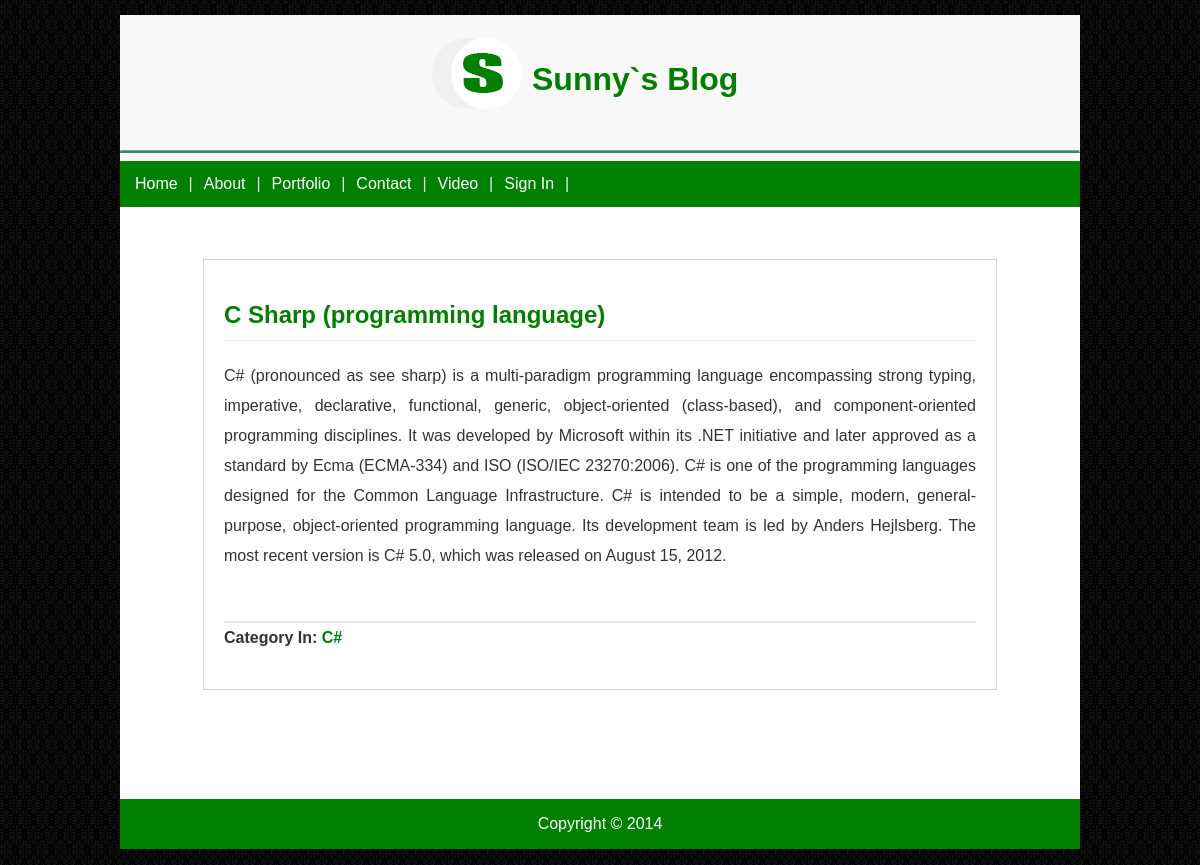
The app's page /single_page.php?id=28 with its own data.
### tables this page shows
CREATE TABLE IF NOT EXISTS `posts` (
  `post_id` int(11) NOT NULL AUTO_INCREMENT,
  `post_title` varchar(255) NOT NULL,
  `post_content` text NOT NULL,
  `post_category` varchar(20) NOT NULL,
  PRIMARY KEY (`post_id`)
);

### Admin/xsscheck.php (called while the page is built)
<?php
	$htmlNormalTags = array ("<script>","</script>","<a","</a>");
	$htmlreplaceTags = array (htmlspecialchars("<script>"),htmlspecialchars("</script>"),"<a style=\"color: green;\"","</a>");
?>

### single_page.php (the view, shortened to what this page needs)
<?php
	include('header.php');
	include('Admin/dbconfig.php');
	include('Admin/xsscheck.php');
?>
<?php
	$id = $_GET['id'];
	$query = "SELECT * FROM posts WHERE post_id = '{$id}'";
	$result = mysqli_query($connection, $query);
?>
			<table style="width: 800px;margin: 0 auto; text-align: justify">
				<?php
					foreach ($result as $row){
				?>
				<tr>
					<td style="padding-top: 50px;">
					<div style="border: 1px solid #d2d2d2;padding: 20px;">
							<h2 style="border-bottom: 1px solid #E8E8E8;padding-bottom:10px"><font color="Green"><?php echo str_replace($htmlNormalTags,$htmlreplaceTags,$row['post_title'])?></font></h2>
							<p><?php echo str_replace($htmlNormalTags,$htmlreplaceTags,$row['post_content']);?></p>
						<p style="border-top: 2px solid #E8E8E8;margin-top:50px"><b>Category In:</b> <a href="category.php?cat=<?php echo urlencode($row['post_category']);?>" style="color: green; font-weight: bold;text-decoration: none;"><?php echo $row['post_category'];?></a></p>
					</div>
					</td>
				</tr>
				<?php
					}
				?>
			</table>
<?php
	include('footer.php');
?>

### records on screen
posts: post_title "C Sharp (programming language)", post_content "C# (pronounced as see sharp) is a multi-paradigm programming language encompassing strong typing, imperative, declarative, functional, generic, object-oriented (class-based), and component-oriented programming disciplines. It was developed by Microsoft within its .NET initiative and later approved as a standard by Ecma (ECMA-334) and ISO (ISO/IEC 23270:2006). C# is one of the programming languages designed for the Common Language Infrastructure. C# is intended to be a simple, modern, general-purpose, object-oriented programming language. Its development team is led by Anders Hejlsberg. The most recent version is C# 5.0, which was released on August 15, 2012.", post_category "C#"
